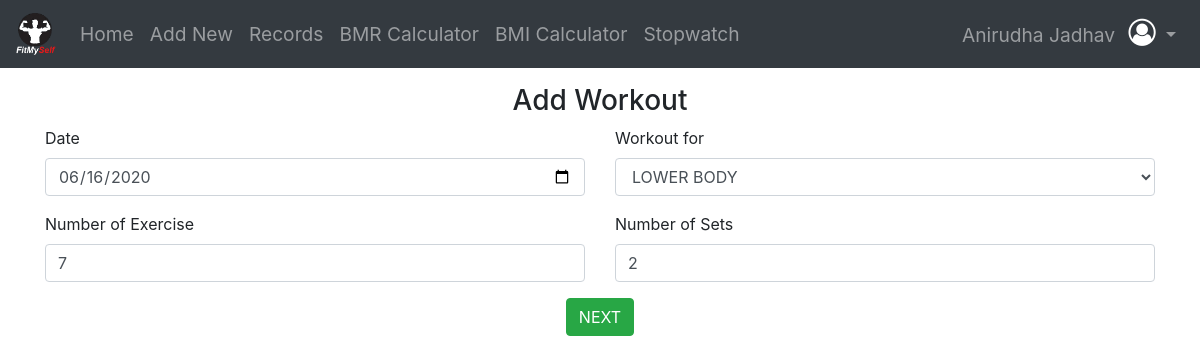
/update/17 (signed in), run on the app's committed database.
### app/models.py (models this page shows, shortened)
class Workout(models.Model):
  date = models.DateField(null=True)
  Workout_for = models.CharField(max_length=30,null=True)
  no_of_workout = models.IntegerField(null=True)
  no_of_set = models.IntegerField(null=True)
  user = models.ForeignKey(User,on_delete=models.CASCADE,null =True)
  class Meta:
    verbose_name_plural = 'Workout'

### app/views.py (the view, shortened to what this page needs)
# urls.py: path('update/<int:id>',views.updateData,name="update"),
def updateData(request,id):
  try:
    workout = Workout.objects.get(pk=id)
  except Workout.DoesNotExist:
    return redirect('/disp')
  else:
    params = {
      'workout':workout,
    }
  return render(request,'app/update.html',params)

### app/templates/app/update.html (shortened to what this page needs)
{% extends 'base.html' %}
{% block body %}
  <div class="container my-3">
    <h3 class="text-center">Add Workout</h3>
    <form action="/update/{{workout.pk}}" method="post" accept-charset="utf-8">
      <div class="row">
        <div class="col-lg-6 col-md-6 col-sm-12">
          <div class="form-group">
    <label for="date">Date</label>
    <input type="date" class="form-control" id="date" name="date" required value="{{workout.date|date:'Y-m-d'}}">
  </div>
        </div>
        <div class="col-lg-6 col-md-6 col-sm-12">
          <div class="form-group">
    <label for="workout">Workout for</label>
    <select class="form-control" id="workout" name="workout">
      {% if workout.Workout_for == 'ABS' %}
      <option selected>ABS</option>
      <option>LOWER BODY</option>
      <option>UPPER BODY</option>
      {% elif workout.Workout_for == 'LOWER BODY' %}
      <option selected>LOWER BODY</option>
      {% else %}
      <option>ABS</option>
      <option>LOWER BODY</option>
      <option selected>UPPER BODY</option>
      {% endif %}
    </select>
  </div>
        </div>
      </div>
      <div class="row">
        <div class="col-lg-6 col-md-6 col-sm-12">
          <div class="form-group">
            <label for="no_of_exercise">Number of Exercise</label>
            <input type="text" name="no_of_exercise" id="no_of_exercise" class="form-control" value="{{workout.no_of_workout}}" required/>
          </div>
        </div>
        <div class="col-lg-6 col-md-6 col-sm-12">
          <div class="form-group">
            <label for="no_of_set">Number of Sets</label>
            <input type="text" name="no_of_set" id="no_of_set" class="form-control" required value="{{workout.no_of_set}}"/>
          </div>
        </div>
      </div>
      <div class="row">
        <div class="col text-center">
          <input type="submit" name="submit" id="submit" value="NEXT" class="btn btn-success" />
        </div>
      </div>
    </form>
  </div>
{% endblock %}

### template/base.html (shortened to what this page needs)
<!DOCTYPE html>
<html>
  <head>
    <link rel="stylesheet" href="https://stackpath.bootstrapcdn.com/bootstrap/4.4.1/css/bootstrap.min.css">
    <link rel="stylesheet" href="https://cdnjs.cloudflare.com/ajax/libs/font-awesome/4.7.0/css/font-awesome.min.css">
    {% load static %}
    <link href="{% static 'app/lib/animate-css/animate.min.css' %}" rel="stylesheet">
  </head>
  <body>
    <nav class="navbar navbar-expand-lg navbar-dark bg-dark">
      {% load static %}
  <a class="navbar-brand" href="/"><img src="{% static 'app/image/logo.png' %}" width="40px" alt="logo"></a>
  <div class="collapse navbar-collapse" id="navbarSupportedContent">
    <ul class="navbar-nav mr-auto">
      <li class="nav-item {% if request.get_full_path == '/' %}active{% endif %}">
        <a href="/" class="nav-link" style="font-size: 1.2rem;">Home</a>
      </li>
      {% if request.user.is_authenticated %}
      <li class="nav-item {% if request.get_full_path == '/add' %}active{% endif %}">
        <a class="nav-link" href="{% url 'add_workout' %}" style="font-size: 1.2rem;">Add New</a>
      </li>
      <li class="nav-item {% if request.get_full_path == '/disp' %}active{% endif %}">
        <a class="nav-link" href="{% url 'disp' %}" style="font-size: 1.2rem;">Records</a>
      </li>
      {% endif %}
      <li class="nav-item {% if request.get_full_path == '/bmr_calculator' %}active{% endif %}">
        <a class="nav-link" href="{% url 'bmr_calculator' %}" style="font-size: 1.2rem;">BMR Calculator</a>
      </li>
      <li class="nav-item {% if request.get_full_path == '/bmi_calculator' %}active{% endif %}">
        <a class="nav-link" href="{% url 'bmi_calculator' %}" style="font-size: 1.2rem;">BMI Calculator</a>
      </li>
      <li class="nav-item {% if request.get_full_path == '/stopwatch' %}active{% endif %}">
        <a class="nav-link" href="{% url 'stopwatch' %}" style="font-size: 1.2rem;">Stopwatch</a>
      </li>
    </ul>
    <ul class="navbar-nav ml-auto">
      {% if request.user.is_authenticated %}
        <li class="nav-item dropdown">
          <a class="nav-link dropdown-toggle" href="#" style="font-size: 1.2rem;" id="user" role="button" data-toggle="dropdown" aria-haspopup="true" aria-expanded="false">
            <span class="mr-2">{{request.user.first_name}} {{request.user.last_name}}</span>
            <i class="fa fa-user-circle-o text-white text-center" style="font-size: 1.7rem;"></i>
          </a>
        </li>
      {% endif %}
    </ul>
  </div>
</nav>
  {% block body %}
  {% endblock %}
  </body>
</html>

### data on the page
Workout: date "06/16/2020", workout "LOWER BODY", no_of_exercise "7", no_of_set "2"

### other printed values
{{ request.user.first_name }} "Anirudha"
{{ request.user.last_name }} "Jadhav"
